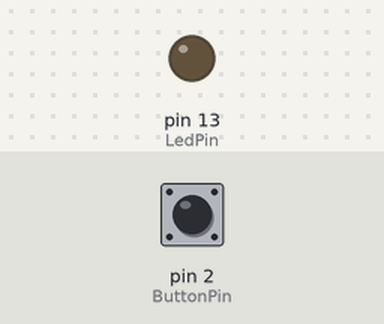
A sketch run on a simulated Arduino Uno, built with avr-gcc and run on an emulated ATmega328P. Parts: output pins drawn as LEDs (lit = HIGH). Inputs (shaded band) come from the test bench; at power-on: pin 2 (ButtonPin) HIGH.

Above: at 1.2 s.
1.3 s: pin 2 (ButtonPin) pulled LOW for 0.15 s
At 1.37 s:
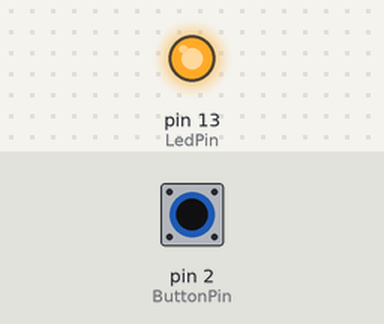
2.9 s: pin 2 (ButtonPin) pulled LOW for 3.2 s
At 7.1 s:
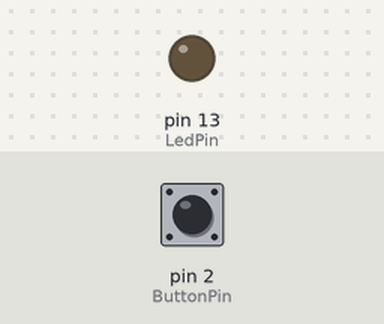
Timing chart, 0 to 8.6 s (numbered marks = the images above; inputs shaded):
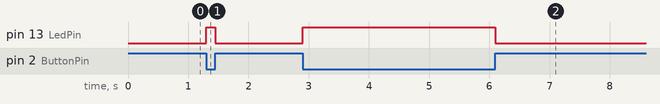

The sketch:

sketch_may11c.ino
```cpp
#define LedPin 13
#define ButtonPin 2
int flag=1;

void setup() {
  // put your setup code here, to run once:
  pinMode(LedPin,OUTPUT);
  pinMode(ButtonPin,INPUT_PULLUP);
  digitalWrite(LedPin,LOW);
  attachInterrupt(digitalPinToInterrupt(ButtonPin),my_ISR,CHANGE);
}

void loop() {
}

void my_ISR(){
  digitalWrite(LedPin,!digitalRead(LedPin));
}
```

Measured:
- after the input at 1.3 s, pin 13 (LedPin): LOW → HIGH at once, → LOW 0.15 s later
- after the input at 2.9 s, pin 13 (LedPin): LOW → HIGH at once, → LOW 3.2 s later
